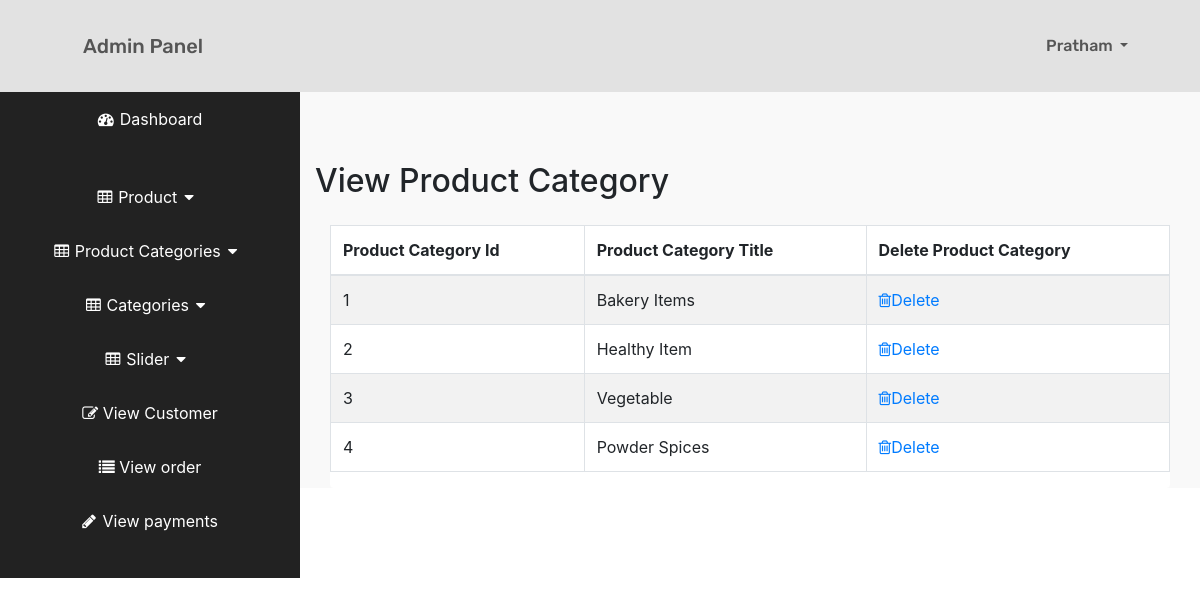
Page /admin_area/index.php?view_product_cat (signed in) on the committed database.
### tables this page shows
CREATE TABLE `product_categories` (
  `p_cat_id` int(10) NOT NULL,
  `p_cat_title` text NOT NULL,
  `cat_id` int(11) DEFAULT NULL
);

### admin_area/view_product_cat.php (the view)
<?php
if (!isset($_SESSION['admin_email'])) {
  echo "<script>window.open('login.php','_self')</script>";
}
else{
?>
	<h2 class="page-header heading">
			View Product Category
		</h2>
	<div class="row">
		<div class="col-12">
			<div class="card view_sec">
				<div class="card-body view_body">
					<div class="table-responsive">
					<table class="table table-hover table-striped table-bordered">
						 <thead>
						 	<tr>
						 		<th>Product Category Id</th>
						 		<th>Product Category Title</th>
						 		<th>Delete Product Category</th>
						 	</tr>
						 </thead>
						 <tbody>
						 	<?php
						 	$i=0;
						 	$get_p_cat="select * from product_categories";
						 	$run_p_cat=mysqli_query($con,$get_p_cat);
						 	while ($row_p_cat=mysqli_fetch_array($run_p_cat)) {
						 	 	$p_cat_id=$row_p_cat['p_cat_id'];
						 	 	$p_cat_title=$row_p_cat['p_cat_title'];
						 	 	$i++;
						 	?>
						 	<tr>
						 		<td><?php echo $i; ?></td>
								<td><?php echo $p_cat_title; ?></td>
								<td><a href="index.php?delete_p_cat=<?php echo $p_cat_id; ?>"><i class="fa fa-trash-o"></i>Delete</a></td>
						 	</tr>
						 <?php } ?>
						 </tbody>
						</table>
					</div>
				</div>
				</div>
			</div>
		</div>
	</div>
<?php } ?>

### admin_area/index.php (shortened to what this page needs)
<?php
include ('includes/db.php');
if (!isset($_SESSION['admin_email'])) {
	echo "<script>window.open('login.php','_self')</script>";
}
else{
?>
<?php
$admin_session=$_SESSION['admin_email'];
$get_admin="select * from admin where admin_email='$admin_session'";
$run_admin=mysqli_query($con,$get_admin);
$row_admin=mysqli_fetch_array($run_admin);
$admin_name=$row_admin['admin_name'];
?>
<!DOCTYPE html>
<html lang="en">
<head>
	<link rel="stylesheet" href="https://stackpath.bootstrapcdn.com/font-awesome/4.7.0/css/font-awesome.min.css">
	<link rel="stylesheet" href="https://stackpath.bootstrapcdn.com/bootstrap/4.5.0/css/bootstrap.min.css">
	<link rel="stylesheet" type="text/css" href="css/style.css">
</head>
<body>
	<div id="wrapper">
		<nav class="navbar navbar-expand-lg col-3 top-home-nav">
  <a class="navbar-brand admin_panel_head" href="index.php">Admin Panel</a>
   <div class="collapse navbar-collapse">
  <div class="collapse navbar-collapse" id="navbarSupportedContent">
    <ul class="navbar-nav mr-auto top-nav">
      <li class="nav-item dropdown">
        <a class="nav-link dropdown-toggle" href="#" id="navbarDropdown" role="button" data-toggle="dropdown" aria-haspopup="true" aria-expanded="false">
          <?php echo $admin_name; ?>
        </a>
      </li>
    </ul>
  </div>
  </nav>
</div>
  <div class="row">
		<?php include('includes/sidebar.php') ?>
		<div class="col-9 p-0">
		<div id="page-wrapper">
			<div class="container-fluid col-9 m-0 admin-ryt-side">
				<?php
				if(isset($_GET['view_product_cat'])){
					include ('view_product_cat.php');
				}
				?>
			</div>
		</div>
	</div>
</body>
</html>
<?php } ?>

### admin_area/css/style.css (style rules this page uses)
* { padding: 0; margin: 0 auto; box-sizing: border-box; text-align: left; }
.row { margin: 0 }
.admin-ryt-side { max-width: 100%; }
.top-home-nav { margin: 0; }
.top-home-nav a { font-family: rubik; font-weight: 500; color: #555555; }
.admin_panel_head { padding-right: 300%; padding-left: 25%; }
.heading { text-align: left; padding: 8% 0% 2%; }
#wrapper { background-color: #e2e2e2; padding: 1.5% 0% 1.5% 0; }
#page-wrapper { padding: 0; width: 100%; background-color: #f9f9f9; }
.top-nav { padding: 0 15px; }
.top-nav li { display: inline-block; float: left; }
.top-nav li a { padding-top: 15px 0; line-height: 20px; }
.card-body { padding: 5%; margin: 0; color: #ffffff; }
.view_sec { border: none; }
.view_body { padding: 0; }

### rows in the picture
product_categories: p_cat_title "Bakery Items"
product_categories: p_cat_title "Healthy Item"
product_categories: p_cat_title "Vegetable"
product_categories: p_cat_title "Powder Spices"

### other values in the picture
$admin_name "Pratham"
